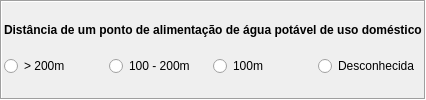
          <widget class="QFrame" name="frame_38">
           <property name="sizePolicy">
            <sizepolicy hsizetype="Preferred" vsizetype="Fixed">
             <horstretch>0</horstretch>
             <verstretch>0</verstretch>
            </sizepolicy>
           </property>
           <property name="frameShape">
            <enum>QFrame::Box</enum>
           </property>
           <property name="frameShadow">
            <enum>QFrame::Sunken</enum>
           </property>
           <layout class="QHBoxLayout" name="horizontalLayout_59" stretch="0">
            <property name="spacing">
             <number>2</number>
            </property>
            <property name="leftMargin">
             <number>2</number>
            </property>
            <property name="topMargin">
             <number>2</number>
            </property>
            <property name="rightMargin">
             <number>2</number>
            </property>
            <property name="bottomMargin">
             <number>2</number>
            </property>
            <item>
             <layout class="QVBoxLayout" name="verticalLayout_83">
              <property name="spacing">
               <number>0</number>
              </property>
              <item>
               <widget class="QLabel" name="lbDistanciaAbastDomesticoSub">
                <property name="sizePolicy">
                 <sizepolicy hsizetype="Preferred" vsizetype="Fixed">
                  <horstretch>0</horstretch>
                  <verstretch>0</verstretch>
                 </sizepolicy>
                </property>
                <property name="text">
                 <string>&lt;html&gt;&lt;head/&gt;&lt;body&gt;&lt;p align=&quot;justify&quot;&gt;&lt;span style=&quot; font-weight:600;&quot;&gt;Distância de um ponto de alimentação de água potável de uso doméstico&lt;/span&gt;&lt;/p&gt;&lt;/body&gt;&lt;/html&gt;</string>
                </property>
               </widget>
              </item>
              <item>
               <layout class="QGridLayout" name="gridLayout_34">
                <property name="verticalSpacing">
                 <number>2</number>
                </property>
                <item row="0" column="0">
                 <widget class="QRadioButton" name="rbDistanciaAbastDomesticoSub_0">
                  <property name="sizePolicy">
                   <sizepolicy hsizetype="Preferred" vsizetype="Fixed">
                    <horstretch>0</horstretch>
                    <verstretch>0</verstretch>
                   </sizepolicy>
                  </property>
                  <property name="text">
                   <string>&gt; 200m</string>
                  </property>
                 </widget>
                </item>
                <item row="0" column="1">
                 <widget class="QRadioButton" name="rbDistanciaAbastDomesticoSub_1">
                  <property name="sizePolicy">
                   <sizepolicy hsizetype="Preferred" vsizetype="Fixed">
                    <horstretch>0</horstretch>
                    <verstretch>0</verstretch>
                   </sizepolicy>
                  </property>
                  <property name="text">
                   <string>100 - 200m</string>
                  </property>
                 </widget>
                </item>
                <item row="0" column="2">
                 <widget class="QRadioButton" name="rbDistanciaAbastDomesticoSub_2">
                  <property name="sizePolicy">
                   <sizepolicy hsizetype="Preferred" vsizetype="Fixed">
                    <horstretch>0</horstretch>
                    <verstretch>0</verstretch>
                   </sizepolicy>
                  </property>
                  <property name="text">
                   <string>100m</string>
                  </property>
                 </widget>
                </item>
                <item row="0" column="3">
                 <widget class="QRadioButton" name="rbDistanciaAbastDomesticoSub_3">
                  <property name="sizePolicy">
                   <sizepolicy hsizetype="Preferred" vsizetype="Fixed">
                    <horstretch>0</horstretch>
                    <verstretch>0</verstretch>
                   </sizepolicy>
                  </property>
                  <property name="text">
                   <string>Desconhecida</string>
                  </property>
                 </widget>
                </item>
               </layout>
              </item>
             </layout>
            </item>
           </layout>
          </widget>
